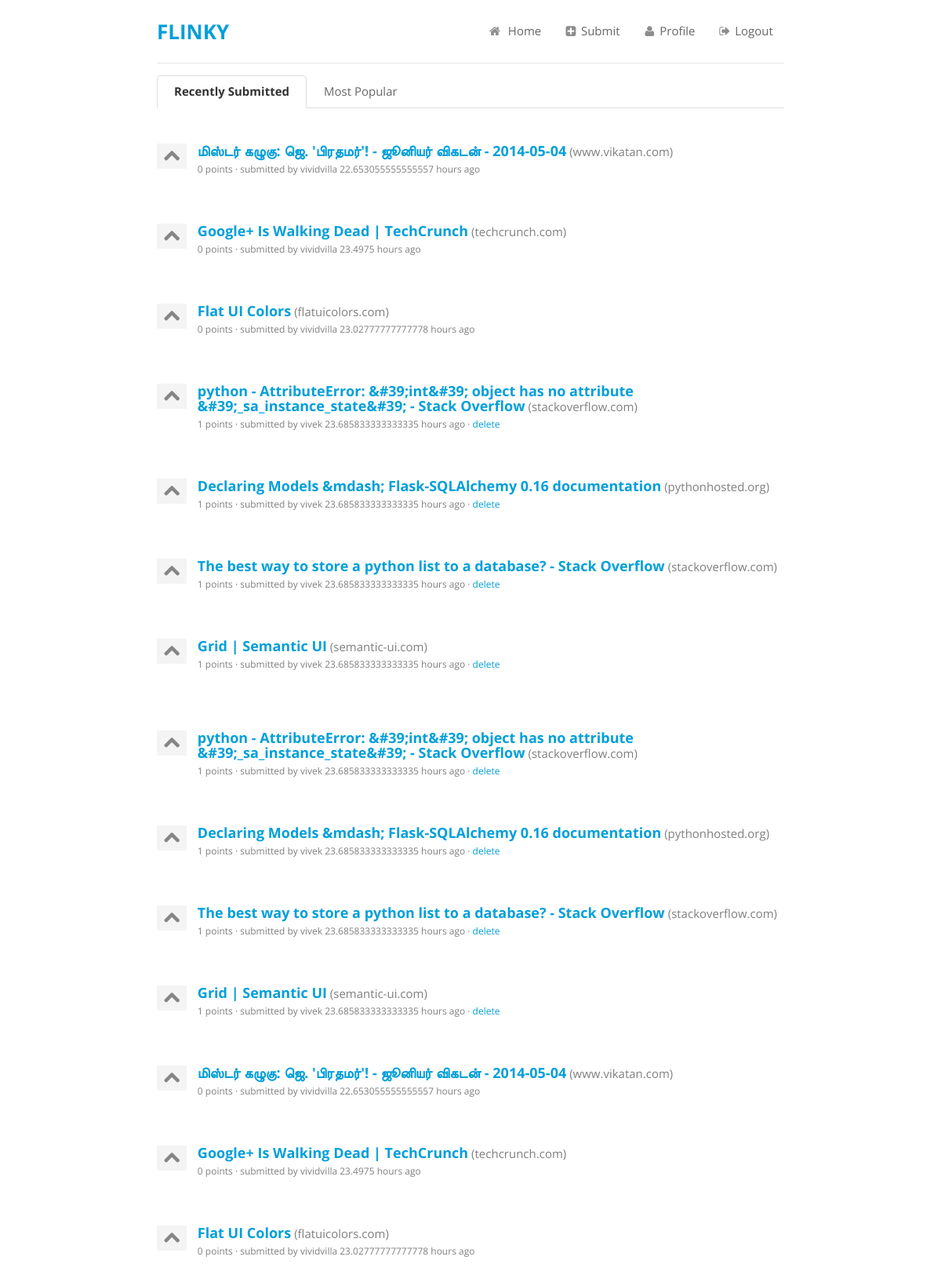
The app's page / (signed in) with its own data.
### flinky/models.py (models this page shows, shortened)
class Link(db.Model):
    id = db.Column(db.Integer, primary_key = True)
    link = db.Column(db.String(240), unique = True)
    title = db.Column(db.String(240))
    points = db.Column(db.Integer)
    domain = db.Column(db.String(240))
    submitted = db.Column(db.DateTime())
    user_id = db.Column(db.Integer, db.ForeignKey('user.id'))
    user = db.relationship('User', backref = 'link', uselist=False)
    upvotes = db.relationship('User', secondary=upvotes, backref=db.backref('upvoted', lazy='dynamic'))

class User(db.Model):
    id = db.Column(db.Integer, primary_key = True)
    username = db.Column(db.String(80), unique = True)
    email = db.Column(db.String(80), unique = True)
    password = db.Column(db.Text)
    joined = db.Column(db.DateTime())
    karma = db.Column(db.Integer(), default = 0)

### flinky/views/link.py (the view)
@app.route('/')
def index():
	links = Link.query.order_by(desc(Link.id)).all()
	return render_template('home.html', links = links)

### flinky/__init__.py (called while the page is built)
@app.before_request
def set_session():
    session.modified = True

### flinky/utils.py (called while the page is built)
@app.template_filter('calc_time')
def calc_time(date):
	curr_date = datetime.now()
	diff = curr_date - date
	seconds = diff.seconds
	days = diff.days
	if days > 365:
		return "{} years".format(days/365)
	elif days > 30:
		return "{} months".format(days/30)
	elif days > 1:
		return "{} days".format(days)
	elif seconds > 7200:
		return "{} hours".format(seconds/3600)
	elif seconds > 120:
		return "{} minutes".format(seconds/60)
	else:
		return "{} seconds".format(seconds)

### flinky/views/link.py (called while the page is built)
@app.template_filter('submitted_by_me')
def submitted_by_me(upvotes):
	user = User.query.filter_by(username = session['logged_in']).first()
	if user in upvotes:
		return "submitted-by-me"

### flinky/templates/home.html (shortened to what this page needs)
{% extends 'base.html' %}
{% block content %}
<div class="ui tabular filter menu">
  <a class="active item" data-tab="sumitted">Recently Submitted</a>
  <a class="item" data-tab="popular">Most Popular</a>
</div>
<div class="ui divided inbox selection list active tab" data-tab="sumitted">
{% if links %}
{% for link in links %}
<div class="ui list">
	<div class="item">
		<div class="ui grid">
			<div class="left floated one wide column">
				<a class="upvote {% if session.logged_in %}{{ link.upvotes | submitted_by_me }}{% endif %}" href="{{ url_for('upvote', linkid = link.id, prev = request.path ) }}"><i class="large up arrow outline icon"></i></a>
			</div>
			<div class="right floated fifteen wide column">
				<div class="content">
					<a class="header links" href="{{ link.link }}" target="_blank">{{ link.title }}</a> <span class="description">({{ link.domain }})</span>
					<div class="description link-desc">{{ link.points }} points &middot; submitted by {{ link.user.username }} {{ link.submitted | calc_time }} ago {% if session.logged_in == link.user.username %} &middot;
					<a href="{{ url_for('delete_link', linkid = link.id, prev = request.path ) }}">delete</a>{% endif %}</div>
				</div>
			</div>
		</div>
	</div>
</div>
{% endfor %}
{% else %}
<h4>No links submitted yet</h4>
{% endif %}
</div>
<div class="ui divided inbox selection list active tab" data-tab="popular">
{% if links %}
{% for link in links|sort(attribute='points', reverse = True) %}
<div class="ui list">
	<div class="item">
		<div class="ui grid">
			<div class="left floated one wide column">
				<a class="upvote {% if session.logged_in %}{{ link.upvotes | submitted_by_me }}{% endif %}" href="{{ url_for('upvote', linkid = link.id, prev = request.path ) }}"><i class="large up arrow outline icon"></i></a>
			</div>
			<div class="right floated fifteen wide column">
				<div class="content">
					<a class="header links" href="{{ link.link }}" target="_blank">{{ link.title }}</a> <span class="description">({{ link.domain }})</span>
					<div class="description link-desc">{{ link.points }} points &middot; submitted by {{ link.user.username }} {{ link.submitted | calc_time }} ago {% if session.logged_in == link.user.username %} &middot;
					<a href="{{ url_for('delete_link', linkid = link.id, prev = request.path ) }}">delete</a>{% endif %}</div>
				</div>
			</div>
		</div>
	</div>
</div>
{% endfor %}
{% else %}
<h4>No links submitted yet</h4>
{% endif %}
</div>
{% endblock %}

### flinky/static/semantic/css/custom.css (style rules this page uses)
html, body { font-size: 15px; height: 100%; }
body { font-family: "Open Sans", "Helvetica Neue", "Helvetica", "Arial", sans-serif; background: #FFFFFF; margin: 0px; padding: 0px; color: #555555; text-rendering: optimizeLegibility; min-width: 320px; }
a { color: #009FDA; text-decoration: none; -webkit-transition: color 0.3s ease; -moz-transition: color 0.3s ease; transition: color 0.3s ease; }
.upvote { display: inline-block; background: #f4f4f4; padding: 5px; }
.upvote i.icon { padding: 0; margin: 0; }
.links { font-size: 1.2em; }
.link-desc { margin-top: 5px; font-size: 0.8em; }
.ui.divided.list > .item, .ui.divided.list:not(.horizontal) > .list { border-top: none; }
.ui.divided.list:not(.horizontal) .list .item { padding-left: 0; padding-right: 0; }

### records on screen
Link: title "மிஸ்டர் கழுகு: ஜெ. 'பிரதமர்'! - ஜூனியர் விகடன் - 2014-05-04", domain "www.vikatan.com", points "0", user.username "vividvilla", submitted|calc_time "22.653055555555557 hours"
Link: title "Google+ Is Walking Dead | TechCrunch", domain "techcrunch.com", points "0", user.username "vividvilla", submitted|calc_time "23.4975 hours"
Link: title "Flat UI Colors", domain "flatuicolors.com", points "0", user.username "vividvilla", submitted|calc_time "23.02777777777778 hours"
Link: title "python - AttributeError: &#39;int&#39; object has no attribute &#39;_sa_instance_state&#39; - Stack Overflow", domain "stackoverflow.com", points "1", user.username "vivek", submitted|calc_time "23.685833333333335 hours"
Link: title "Declaring Models &mdash; Flask-SQLAlchemy 0.16 documentation", domain "pythonhosted.org", points "1", user.username "vivek", submitted|calc_time "23.685833333333335 hours"
Link: title "The best way to store a python list to a database? - Stack Overflow", domain "stackoverflow.com", points "1", user.username "vivek", submitted|calc_time "23.685833333333335 hours"
Link: title "Grid | Semantic UI", domain "semantic-ui.com", points "1", user.username "vivek", submitted|calc_time "23.685833333333335 hours"
